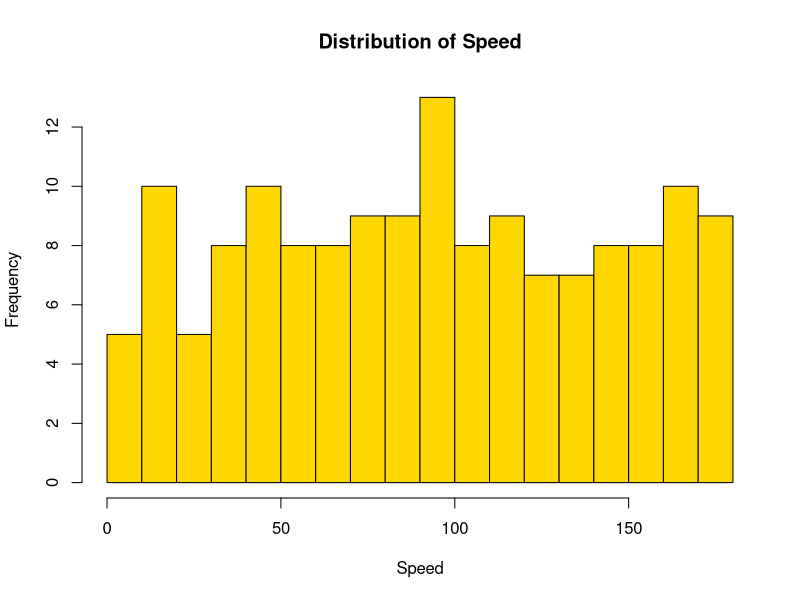
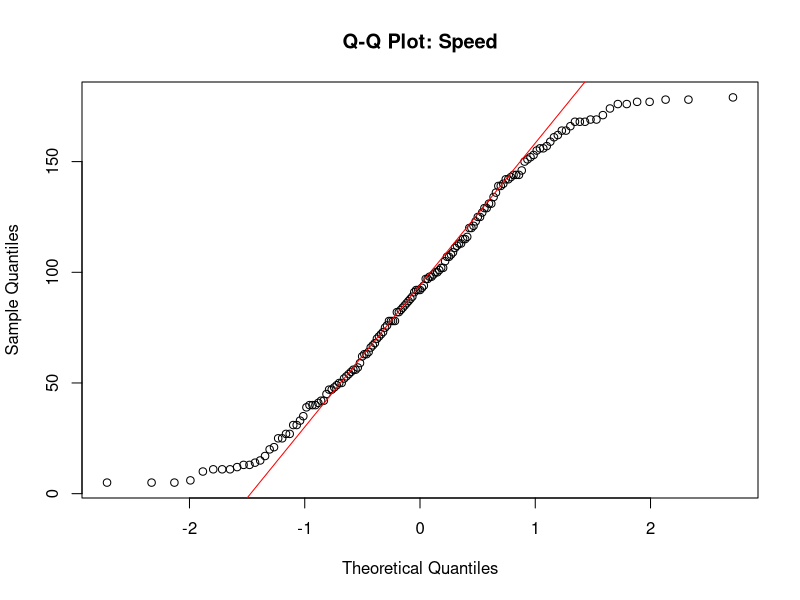
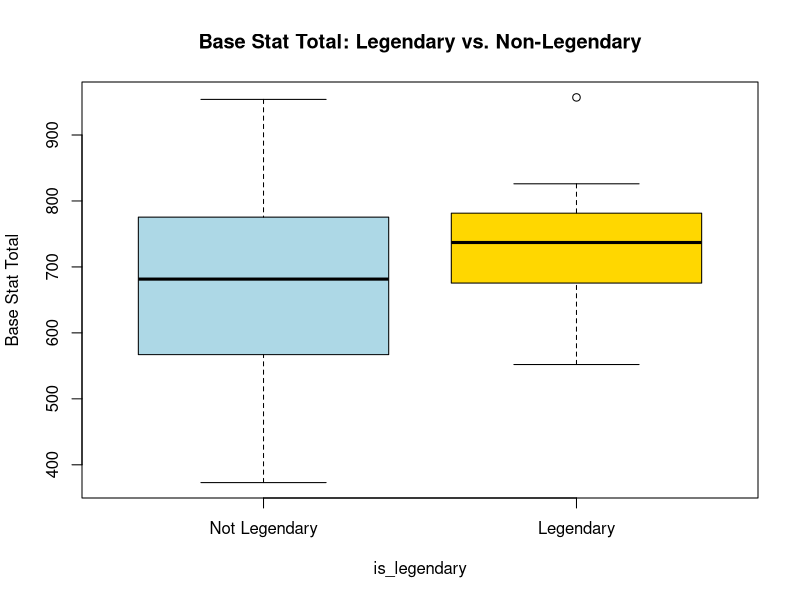

Recreate these plots in R, in order.
# ============================================================
# Script 6: t-Tests and Group Comparisons
# Dataset: Pokemon Battle Stats
# Course: PhD Intro to Data Analysis
# ============================================================
# Topics Covered:
#   - Creating new computed variables
#   - One-sample t-test
#   - Independent samples t-test
#   - Interpreting t, df, p-value, confidence intervals
#   - Checking assumptions (normality)
# ============================================================

# --- Step 1: Load the Data ---
pokemon <- read.csv("06_pokemon_battle_stats.csv")

# --- Step 2: Overview ---
str(pokemon)
head(pokemon)
summary(pokemon)

# --- Step 3: Create a New Variable ---
# Offensive power = attack + sp_attack
pokemon$offense <- pokemon$attack + pokemon$sp_attack

# Defensive power = defense + sp_defense
pokemon$defense_total <- pokemon$defense + pokemon$sp_defense

summary(pokemon$offense)
summary(pokemon$defense_total)

# --- Step 4: One-Sample t-Test ---
# Is the average speed different from 100?
t.test(pokemon$speed, mu = 100)

# Interpretation:
#   t = test statistic
#   df = degrees of freedom
#   p-value = probability of this result if true mean = 100
#   95% CI = range of plausible values for the true mean

# --- Step 5: Independent Samples t-Test ---
# Do legendary Pokemon have higher base_stat_total than non-legendary?

# First, check the groups
table(pokemon$is_legendary)

# Look at the means
tapply(pokemon$base_stat_total, pokemon$is_legendary, mean)

# Run the t-test
t.test(base_stat_total ~ is_legendary, data = pokemon)

# Note: R uses Welch's t-test by default (does not assume equal variances)
# For the classic equal-variance version:
t.test(base_stat_total ~ is_legendary, data = pokemon, var.equal = TRUE)

# --- Step 6: Another Comparison ---
# Compare attack scores between Pokemon with and without a secondary type
pokemon$has_secondary <- ifelse(pokemon$secondary_type == "", "No", "Yes")
table(pokemon$has_secondary)

tapply(pokemon$attack, pokemon$has_secondary, mean)
t.test(attack ~ has_secondary, data = pokemon)

# --- Step 7: Checking Normality ---
# Histogram of speed
hist(pokemon$speed,
     main = "Distribution of Speed",
     xlab = "Speed",
     col = "gold",
     breaks = 20)

# Shapiro-Wilk test for normality
shapiro.test(pokemon$speed)

# Q-Q plot
qqnorm(pokemon$speed, main = "Q-Q Plot: Speed")
qqline(pokemon$speed, col = "red")

# --- Step 8: Visualize the Group Difference ---
boxplot(base_stat_total ~ is_legendary,
        data = pokemon,
        names = c("Not Legendary", "Legendary"),
        main = "Base Stat Total: Legendary vs. Non-Legendary",
        ylab = "Base Stat Total",
        col = c("lightblue", "gold"))

# ============================================================
# Practice on Your Own:
#   1. Is the mean hp significantly different from 80?
#   2. Compare defense between legendary and non-legendary
#   3. Create a histogram of base_stat_total
# ============================================================
